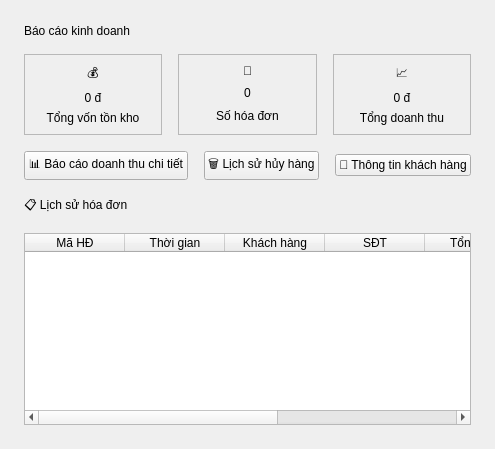
      <widget class="QWidget" name="pageBaoCao">
       <layout class="QVBoxLayout" name="vLayoutBC">
        <property name="leftMargin"><number>24</number></property>
        <property name="topMargin"><number>24</number></property>
        <property name="rightMargin"><number>24</number></property>
        <property name="bottomMargin"><number>24</number></property>
        <property name="spacing"><number>16</number></property>

        <!-- Tiêu đề -->
        <item>
         <widget class="QLabel" name="labelTieuDeBC">
          <property name="text"><string>Báo cáo kinh doanh</string></property>
          <property name="minimumHeight"><number>40</number></property>
         </widget>
        </item>

        <!-- Row: 3 card thống kê -->
        <item>
         <layout class="QHBoxLayout" name="hLayoutCardsBC">
          <property name="spacing"><number>16</number></property>

          <!-- Card: Tổng vốn tồn kho -->
          <item>
           <widget class="QFrame" name="cardTongVon">
            <property name="frameShape"><enum>QFrame::StyledPanel</enum></property>
            <property name="minimumHeight"><number>110</number></property>
            <layout class="QVBoxLayout">
             <item>
              <widget class="QLabel" name="labelCardVon_Icon">
               <property name="text"><string>💰</string></property>
               <property name="alignment"><set>Qt::AlignHCenter</set></property>
              </widget>
             </item>
             <item>
              <widget class="QLabel" name="labelCardVon_So">
               <property name="text"><string>0 đ</string></property>
               <property name="alignment"><set>Qt::AlignHCenter</set></property>
              </widget>
             </item>
             <item>
              <widget class="QLabel" name="labelCardVon_Ten">
               <property name="text"><string>Tổng vốn tồn kho</string></property>
               <property name="alignment"><set>Qt::AlignHCenter</set></property>
              </widget>
             </item>
            </layout>
           </widget>
          </item>

          <!-- Card: Số hóa đơn -->
          <item>
           <widget class="QFrame" name="cardSoHD">
            <property name="frameShape"><enum>QFrame::StyledPanel</enum></property>
            <property name="minimumHeight"><number>110</number></property>
            <layout class="QVBoxLayout">
             <item>
              <widget class="QLabel" name="labelCardHD_Icon">
               <property name="text"><string>🧾</string></property>
               <property name="alignment"><set>Qt::AlignHCenter</set></property>
              </widget>
             </item>
             <item>
              <widget class="QLabel" name="labelCardHD_So">
               <property name="text"><string>0</string></property>
               <property name="alignment"><set>Qt::AlignHCenter</set></property>
              </widget>
             </item>
             <item>
              <widget class="QLabel" name="labelCardHD_Ten">
               <property name="text"><string>Số hóa đơn</string></property>
               <property name="alignment"><set>Qt::AlignHCenter</set></property>
              </widget>
             </item>
            </layout>
           </widget>
          </item>

          <!-- Card: Doanh thu -->
          <item>
           <widget class="QFrame" name="cardDoanhThu">
            <property name="frameShape"><enum>QFrame::StyledPanel</enum></property>
            <property name="minimumHeight"><number>110</number></property>
            <layout class="QVBoxLayout">
             <item>
              <widget class="QLabel" name="labelCardDT_Icon">
               <property name="text"><string>📈</string></property>
               <property name="alignment"><set>Qt::AlignHCenter</set></property>
              </widget>
             </item>
             <item>
              <widget class="QLabel" name="labelCardDT_So">
               <property name="text"><string>0 đ</string></property>
               <property name="alignment"><set>Qt::AlignHCenter</set></property>
              </widget>
             </item>
             <item>
              <widget class="QLabel" name="labelCardDT_Ten">
               <property name="text"><string>Tổng doanh thu</string></property>
               <property name="alignment"><set>Qt::AlignHCenter</set></property>
              </widget>
             </item>
            </layout>
           </widget>
          </item>

         </layout>
        </item>

        <!-- Các nút chức năng báo cáo -->
        <item>
         <layout class="QHBoxLayout">
          <item>
           <widget class="QPushButton" name="btnBaoCaoDoanhThu">
            <property name="text"><string>📊 Báo cáo doanh thu chi tiết</string></property>
            <property name="minimumHeight"><number>36</number></property>
           </widget>
          </item>
          <item>
           <widget class="QPushButton" name="btnLichSuHuy">
            <property name="text"><string>🗑️ Lịch sử hủy hàng</string></property>
            <property name="minimumHeight"><number>36</number></property>
           </widget>
          </item>
          <item>
           <widget class="QPushButton" name="btnThongTinKH">
            <property name="text"><string>👥 Thông tin khách hàng</string></property>
            <property name="minimumHeight"><number>36</number></property>
           </widget>
          </item>
         </layout>
        </item>

        <!-- Lịch sử hóa đơn -->
        <item>
         <widget class="QLabel" name="labelLichSuHD">
          <property name="text"><string>📋 Lịch sử hóa đơn</string></property>
          <property name="minimumHeight"><number>28</number></property>
         </widget>
        </item>

        <item>
         <widget class="QTableWidget" name="tableLichSuHD">
          <property name="alternatingRowColors"><bool>true</bool></property>
          <property name="selectionBehavior"><enum>QAbstractItemView::SelectRows</enum></property>
          <property name="editTriggers"><set>QAbstractItemView::NoEditTriggers</set></property>
          <column><property name="text"><string>Mã HĐ</string></property></column>
          <column><property name="text"><string>Thời gian</string></property></column>
          <column><property name="text"><string>Khách hàng</string></property></column>
          <column><property name="text"><string>SĐT</string></property></column>
          <column><property name="text"><string>Tổng tiền</string></property></column>
          <column><property name="text"><string>Giảm giá</string></property></column>
          <column><property name="text"><string>Thanh toán</string></property></column>
         </widget>
        </item>

       </layout>
      </widget>
